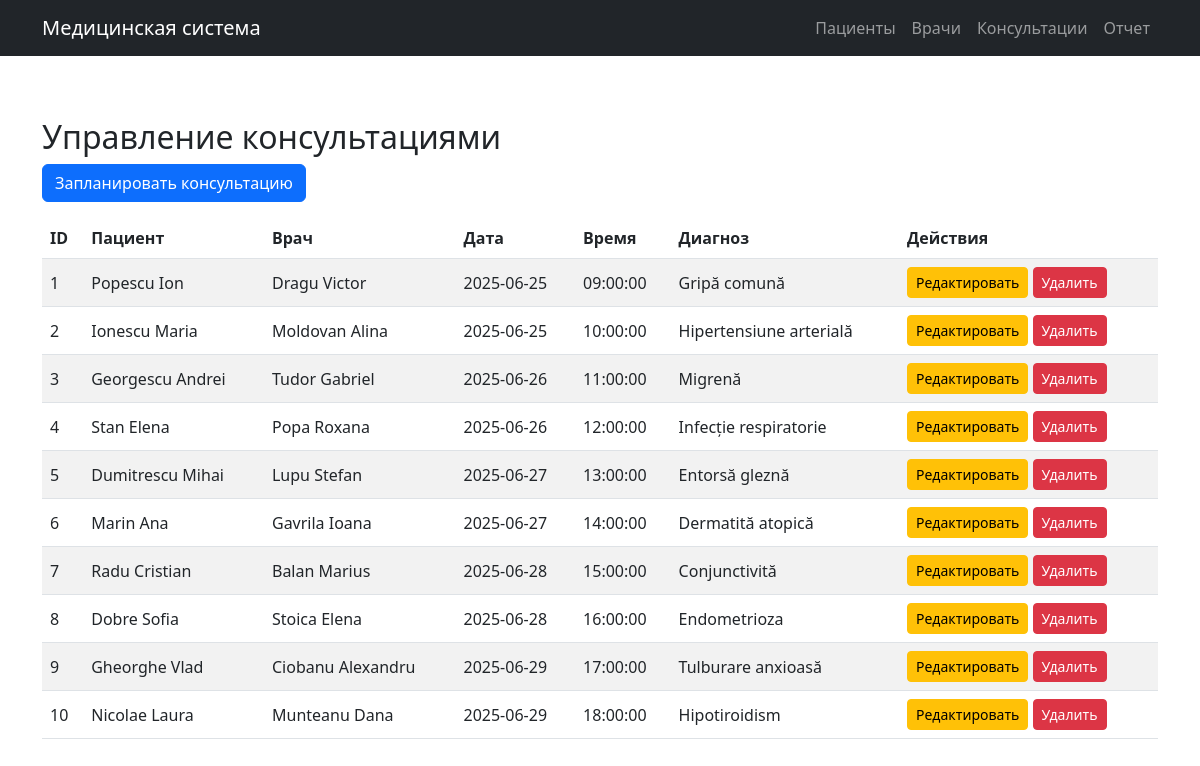
The app's page /consultatie.php, older data.
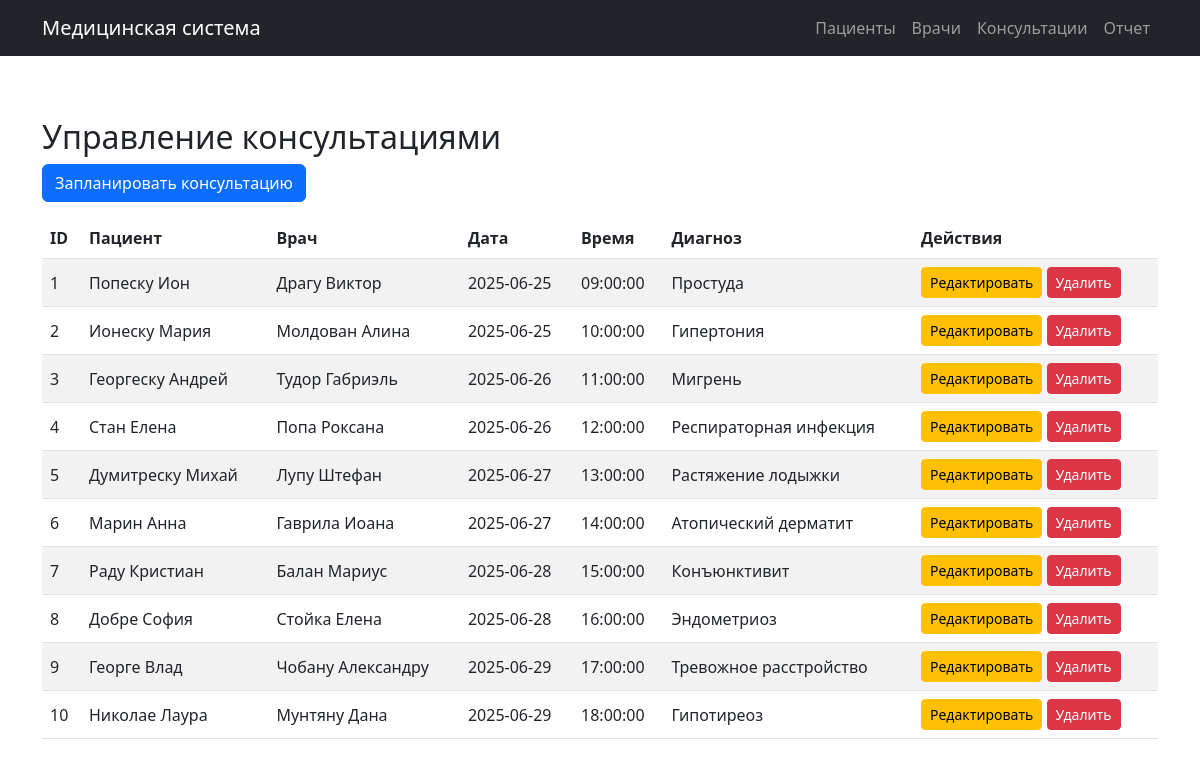
The same page, newer data.
### tables this page shows
CREATE TABLE Consultatie (
    IdConsultatie INT AUTO_INCREMENT PRIMARY KEY,
    IdPacient INT NOT NULL,
    IdMedic INT NOT NULL,
    Data DATE NOT NULL,
    Ora TIME NOT NULL,
    Diagnostic VARCHAR(255),
    FOREIGN KEY (IdPacient) REFERENCES Pacient(IdPacient),
    FOREIGN KEY (IdMedic) REFERENCES Medic(IdMedic)
);

CREATE TABLE Pacient (
    IdPacient INT AUTO_INCREMENT PRIMARY KEY,
    Nume VARCHAR(50) NOT NULL,
    Prenume VARCHAR(50) NOT NULL,
    Telefon VARCHAR(15) NOT NULL,
    Email VARCHAR(100) NOT NULL
);

CREATE TABLE Medic (
    IdMedic INT AUTO_INCREMENT PRIMARY KEY,
    Nume VARCHAR(50) NOT NULL,
    Prenume VARCHAR(50) NOT NULL,
    Specializare VARCHAR(50) NOT NULL,
    TarifConsultatie DECIMAL(10,2) NOT NULL
);

### consultatie.php (the view, shortened to what this page needs)
<?php
include 'includes/db.php';
include 'includes/header.php';
$consultations = $pdo->query("SELECT c.*, p.Nume AS pNume, p.Prenume AS pPrenume, m.Nume AS mNume, m.Prenume AS mPrenume
    FROM Consultatie c
    JOIN Pacient p ON c.IdPacient = p.IdPacient
    JOIN Medic m ON c.IdMedic = m.IdMedic")->fetchAll(PDO::FETCH_ASSOC);
?>
<h2>Управление консультациями</h2>
<button type="button" class="btn btn-primary mb-3" data-bs-toggle="modal" data-bs-target="#addModal">Запланировать консультацию</button>
<table class="table table-striped">
    <thead>
        <tr>
            <th>ID</th>
            <th>Пациент</th>
            <th>Врач</th>
            <th>Дата</th>
            <th>Время</th>
            <th>Диагноз</th>
            <th>Действия</th>
        </tr>
    </thead>
    <tbody>
        <?php foreach ($consultations as $consultation): ?>
        <tr>
            <td><?php echo $consultation['IdConsultatie']; ?></td>
            <td><?php echo $consultation['pNume'] . ' ' . $consultation['pPrenume']; ?></td>
            <td><?php echo $consultation['mNume'] . ' ' . $consultation['mPrenume']; ?></td>
            <td><?php echo $consultation['Data']; ?></td>
            <td><?php echo $consultation['Ora']; ?></td>
            <td><?php echo $consultation['Diagnostic'] ?: '-'; ?></td>
            <td>
                <button type="button" class="btn btn-sm btn-warning" data-bs-toggle="modal" data-bs-target="#editModal<?php echo $consultation['IdConsultatie']; ?>">Редактировать</button>
                <a href="?delete=<?php echo $consultation['IdConsultatie']; ?>" class="btn btn-sm btn-danger delete-btn">Удалить</a>
            </td>
        </tr>
        <?php endforeach; ?>
    </tbody>
</table>
<?php include 'includes/footer.php'; ?>

Row changes from the older to the newer data that the page shows:
changed consultatie id 1: IdPacient.Nume "Popescu" → "Попеску"; IdPacient.Prenume "Ion" → "Ион"; IdMedic.Nume "Dragu" → "Драгу"; IdMedic.Prenume "Victor" → "Виктор"; Diagnostic "Gripă comună" → "Простуда"
changed consultatie id 2: IdPacient.Nume "Ionescu" → "Ионеску"; IdPacient.Prenume "Maria" → "Мария"; IdMedic.Nume "Moldovan" → "Молдован"; IdMedic.Prenume "Alina" → "Алина"; Diagnostic "Hipertensiune arterială" → "Гипертония"
changed consultatie id 3: IdPacient.Nume "Georgescu" → "Георгеску"; IdPacient.Prenume "Andrei" → "Андрей"; IdMedic.Nume "Tudor" → "Тудор"; IdMedic.Prenume "Gabriel" → "Габриэль"; Diagnostic "Migrenă" → "Мигрень"
changed consultatie id 4: IdPacient.Nume "Stan" → "Стан"; IdPacient.Prenume "Elena" → "Елена"; IdMedic.Nume "Popa" → "Попа"; IdMedic.Prenume "Roxana" → "Роксана"; Diagnostic "Infecție respiratorie" → "Респираторная инфекция"
changed consultatie id 5: IdPacient.Nume "Dumitrescu" → "Думитреску"; IdPacient.Prenume "Mihai" → "Михай"; IdMedic.Nume "Lupu" → "Лупу"; IdMedic.Prenume "Stefan" → "Штефан"; Diagnostic "Entorsă gleznă" → "Растяжение лодыжки"
changed consultatie id 6: IdPacient.Nume "Marin" → "Марин"; IdPacient.Prenume "Ana" → "Анна"; IdMedic.Nume "Gavrila" → "Гаврила"; IdMedic.Prenume "Ioana" → "Иоана"; Diagnostic "Dermatită atopică" → "Атопический дерматит"
changed consultatie id 7: IdPacient.Nume "Radu" → "Раду"; IdPacient.Prenume "Cristian" → "Кристиан"; IdMedic.Nume "Balan" → "Балан"; IdMedic.Prenume "Marius" → "Мариус"; Diagnostic "Conjunctivită" → "Конъюнктивит"
changed consultatie id 8: IdPacient.Nume "Dobre" → "Добре"; IdPacient.Prenume "Sofia" → "София"; IdMedic.Nume "Stoica" → "Стойка"; IdMedic.Prenume "Elena" → "Елена"; Diagnostic "Endometrioza" → "Эндометриоз"
changed consultatie id 9: IdPacient.Nume "Gheorghe" → "Георге"; IdPacient.Prenume "Vlad" → "Влад"; IdMedic.Nume "Ciobanu" → "Чобану"; IdMedic.Prenume "Alexandru" → "Александру"; Diagnostic "Tulburare anxioasă" → "Тревожное расстройство"
changed consultatie id 10: IdPacient.Nume "Nicolae" → "Николае"; IdPacient.Prenume "Laura" → "Лаура"; IdMedic.Nume "Munteanu" → "Мунтяну"; IdMedic.Prenume "Dana" → "Дана"; Diagnostic "Hipotiroidism" → "Гипотиреоз"
